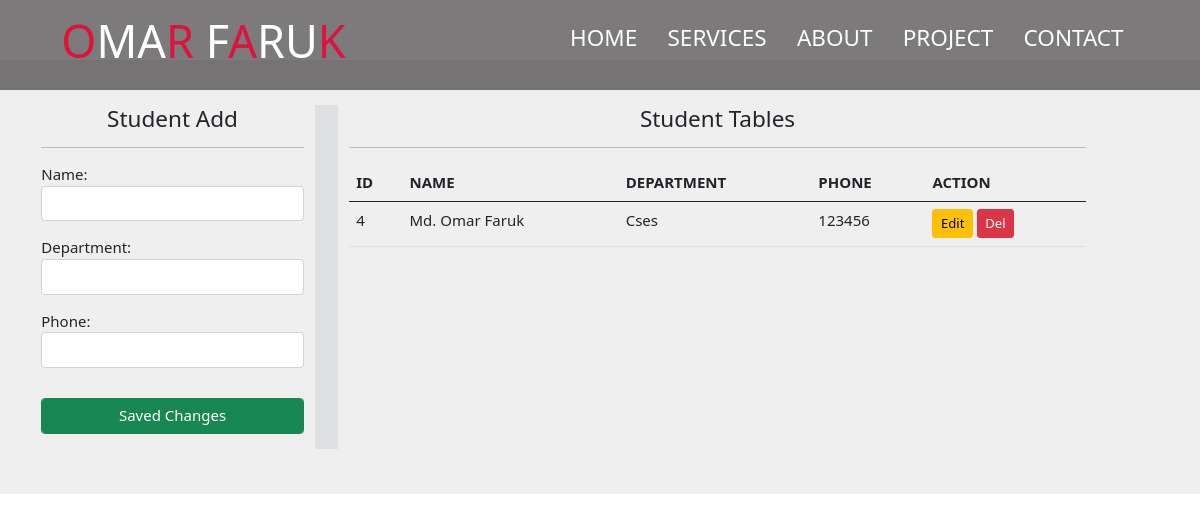
Before: / with the older database file.
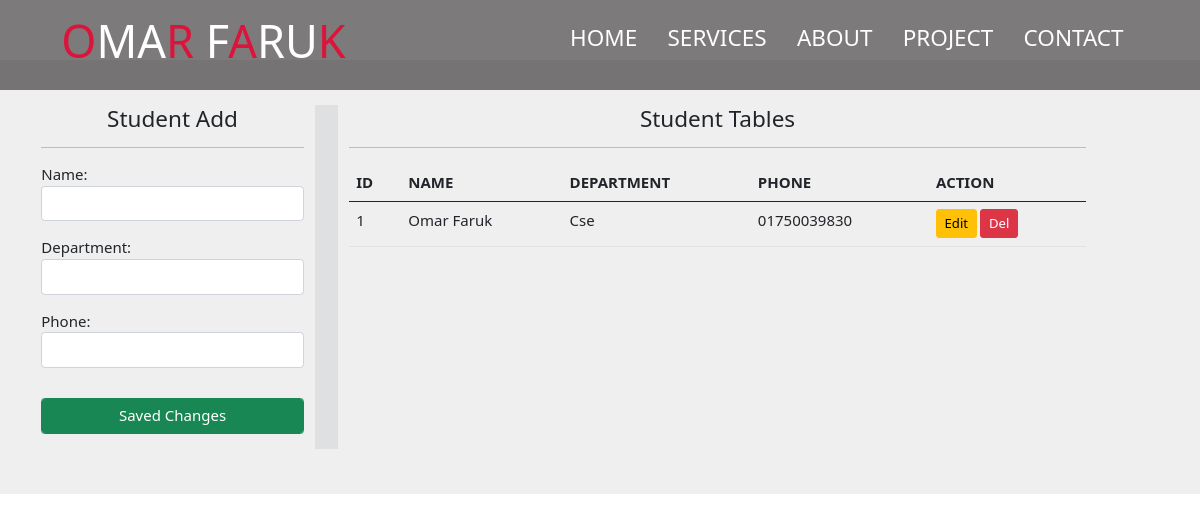
After: the same page with the newer database file.
### crud/models.py (models this page shows, shortened)
class Student(models.Model):
    name = models.CharField(max_length=250, null=False, blank=False)
    department = models.CharField(max_length=250, null=False, blank=False)
    phone = models.CharField(max_length=16, null=False, blank=False)

### crud/views.py (the view)
# urls.py: path("", HomeView.as_view(), name="HomeView"),
class HomeView(generic.View):
    def get(self, request):
        student_qs = Student.objects.all()
        student_form = StudentForm()
        context = {
            'student_qs': student_qs,
            'student_form': student_form,
        }
        return render(request, 'home.html', context)

### crud/forms.py
class StudentForm(forms.ModelForm):
    def __init__(self, *args, **kwargs):
        super().__init__(*args, **kwargs)
        for field in self.fields:
            self.fields[field].widget.attrs.update({'class': 'form-control', 'cols': '6', 'rows': '4'})
    class Meta:
        model = Student
        fields = (
            '__all__'
        )
        widgets = {
            'name': forms.TextInput(attrs={
                'id': 'name'
            }),
            'department': forms.TextInput(attrs={
            'id': 'department'
            }),
            'phone': forms.TextInput(attrs={
            'id': 'phone'
            }),
        }

### templates/home.html (shortened to what this page needs)
<!DOCTYPE html>
<html lang="en">
<head>
    {% load static %}
    <link rel="stylesheet" href="{% static 'assets/css/bootstrap.min.css' %}">
    <link rel="stylesheet" href="{% static 'assets/css/style.css' %}">
</head>
<body>
    <header id="header">
        <div class="header container">
            <div class="navBar">
                <div class="brand"><a href="#hero"><h1><span>O</span>ma<span>r</span> F<span>a</span>ru<span>k</span></h1></a>
                </div>
                <div class="navList">
                    <ul>
                        <li><a href="#">Home</a></li>
                        <li><a href="#">Services</a></li>
                        <li><a href="#">About</a></li>
                        <li><a href="#">Project</a></li>
                        <li><a href="#">Contact</a></li>
                    </ul>
                </div>
            </div>
        </div>
    </header>
    <div id="hero">
        <div class="container">
            <div class="row my-5">
                <div class="col-lg-3">
                    <h4 class="text-center">Student Add</h4>
                    <hr>
                    <div class="student">
                        <form action="" method="POST">
                            {{student_form.as_p}}
                            <input type="button" value="Saved Changes" class="form-control btn btn-success my-3" id="SavedChanges">
                        </form>
                    </div>
                </div>
                <div class="col-lg-1 lineHeight"></div>
                <div class="col-lg-8">
                    <h4 class="text-center">Student Tables</h4>
                    <hr>
                    <table class="table">
                        <thead>
                            <tr>
                                <th scope="col">ID</th>
                                <th scope="col">NAME</th>
                                <th scope="col">DEPARTMENT</th>
                                <th scope="col">PHONE</th>
                                <th scope="col">ACTION</th>
                            </tr>
                        </thead>
                        <tbody id="tbody">
                            {% for st_qs in student_qs %}
                            <tr>
                                <td scope="row"> {{st_qs.id}} </td>
                                <td scope="row"> {{st_qs.name}} </td>
                                <td scope="row"> {{st_qs.department}} </td>
                                <td scope="row"> {{st_qs.phone}} </td>
                                <td scope="row">
                                    <input type="button" data-sid=" {{st_qs.id}} " value="Edit" class="btn btn-warning btn-sm btn-edit">
                                    <input type="button" data-sid=" {{st_qs.id}} " value="Del" class="btn btn-danger btn-sm btn-del">
                                </td>
                            </tr>
                            {% endfor %}
                        </tbody>
                    </table>
                </div>
            </div>
        </div>
    </div>
</body>
</html>

### static/assets/css/style.css (style rules this page uses)
* { padding: 0; margin: 0; list-style: none; text-decoration: none; box-sizing: border-box; }
html { font-family:sans-serif; font-size: 15px; }
a { text-decoration: none; }
.brand h1 { color: #fff; font-size: 3rem; font-weight: normal; text-transform: uppercase; }
span { color: #dc143c; }
#header { position: fixed; z-index: 1000; left: 0; top: 0; width: 100vw; height: auto; min-height: 8vh; background-color: #1612128f; transition: .5s background-color; }
#header .navBar { display: flex; align-items: center; justify-content: space-between; width: 100%; height: 100%; max-width: 1200px; padding: 0 20px; }
#header .navList ul { display: flex; align-items: center; justify-content: center; }
#header .navList ul a { display: block; color: #fff; font-size: 1.5rem; font-weight: 300; padding: 0 1.01rem; line-height: 5rem; text-transform: uppercase; }
#hero { position: absolute; top: 60px; width: 100%; background-color: #efefef; }
.lineHeight { width: 1px; min-height: 100%; background-color: #adb5bd42; }

Changed rows visible on the page:
removed Student: id "4", name "Md. Omar Faruk", department "Cses", phone "123456"
added Student: id "1", name "Omar Faruk", department "Cse", phone "01750039830"
